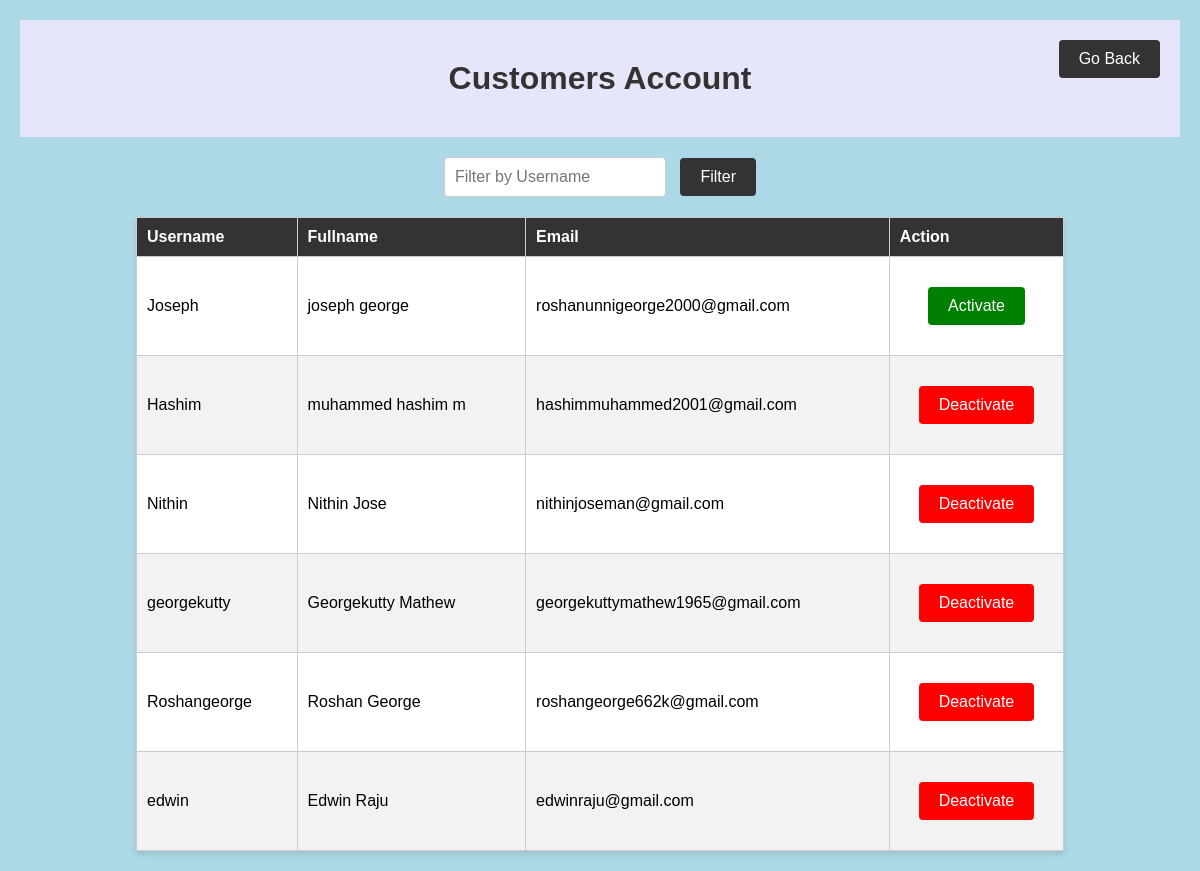
Page /admin_dashboard/customers.html on the earlier database version.
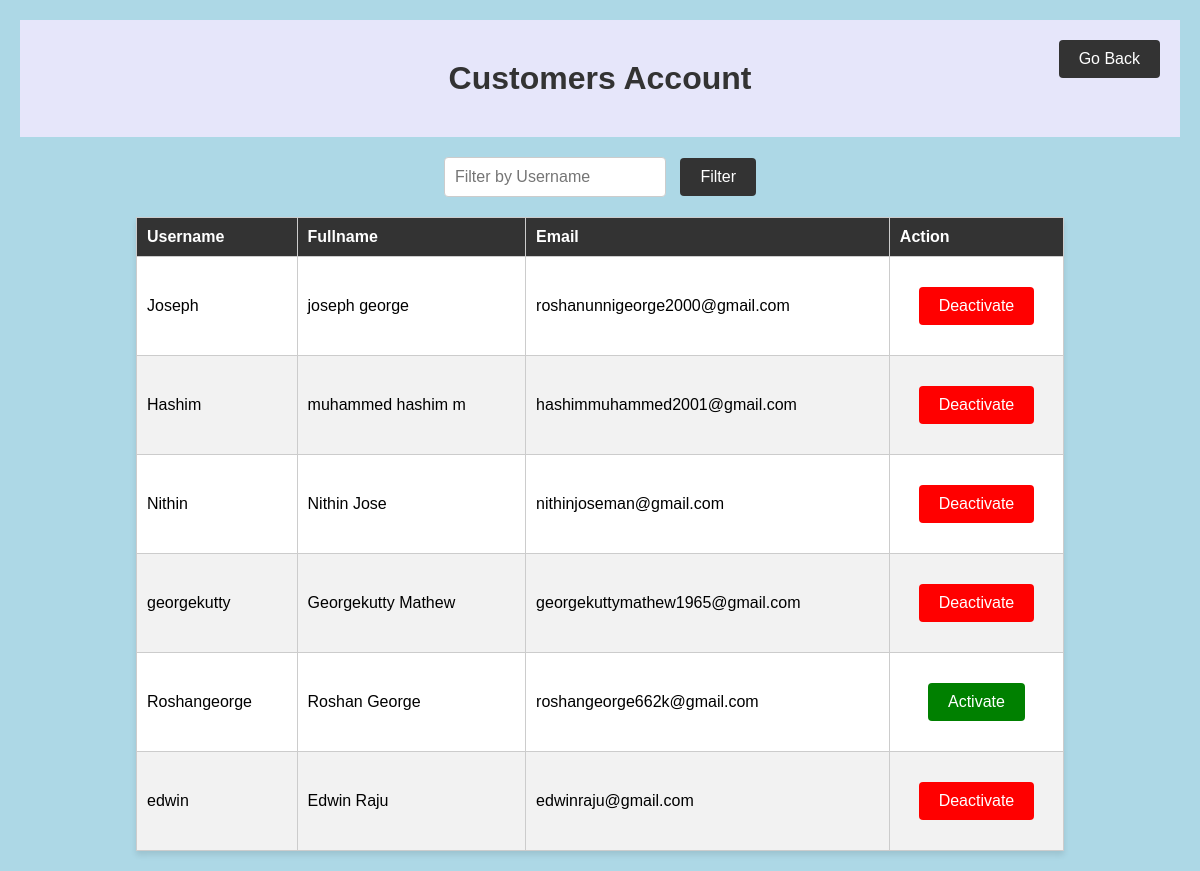
Same page on the later database version.
### aapmapp/models.py (models this page shows, shortened)
class dealer(AbstractUser):
    email = models.EmailField(unique=True)
    fullname = models.TextField(max_length=100, default="")
    role = models.TextField(max_length=100, default="")

### aapmapp/views.py (the view)
# urls.py: path('admin_dashboard/customers.html', views.customers,name='customers'),
@never_cache
def customers(request):
    customers = dealer.objects.all()  # You can adjust this queryset based on your requirements
    customers = dealer.objects.filter(role='customer')  # Filter by role 'customer'
    context = {
        'customers': customers,  # Use a meaningful name like 'customers' for the filtered queryset
    }
    return render(request, 'customers.html', context)

### aapmapp/templates/customers.html (shortened to what this page needs)
<!DOCTYPE html>
<html lang="en">
<head>
</head>
<body>
    <div class="content">
        <div class="header">
            <h1>Customers Account</h1>
            <button id="go-back" onclick="goBack()">Go Back</button>
        </div>
        <form method="GET" id="filterForm">
            <input type="text" name="username_filter" id="username_filter" placeholder="Filter by Username">
            <button type="button" id="filterButton">Filter</button>
        </form>
        <table id="userTable">
            <thead>
                <tr>
                    <th>Username</th>
                    <th>Fullname</th>
                    <th>Email</th>
                    <th>Action</th>
                </tr>
            </thead>
            <tbody>
                {% for customer in customers %}
                <tr>
                    <td>{{ customer.username }}</td>
                    <td>{{ customer.fullname }}</td>
                    <td>{{ customer.email }}</td>
                    <td>
                        {% if customer.is_active %}
                        <form method="post" action="{% url 'deactivate_customer' customer.id %}">
                            <button type="submit" style="background-color: red; color: white;">Deactivate</button>
                        </form>
                        {% else %}
                        <form method="post" action="{% url 'activate_customer' customer.id %}">
                            <button type="submit" style="background-color: green; color: white;">Activate</button>
                        </form>
                        {% endif %}
                    </td>
                </tr>
                {% empty %}
                <tr>
                    <td colspan="5">No customers available.</td>
                </tr>
                {% endfor %}
            </tbody>
        </table>
    </div>
</body>
</html>

Differences in the rows shown:
changed dealer "Joseph": is_active "Activate" → "Deactivate"
changed dealer "Roshangeorge": is_active "Deactivate" → "Activate"
